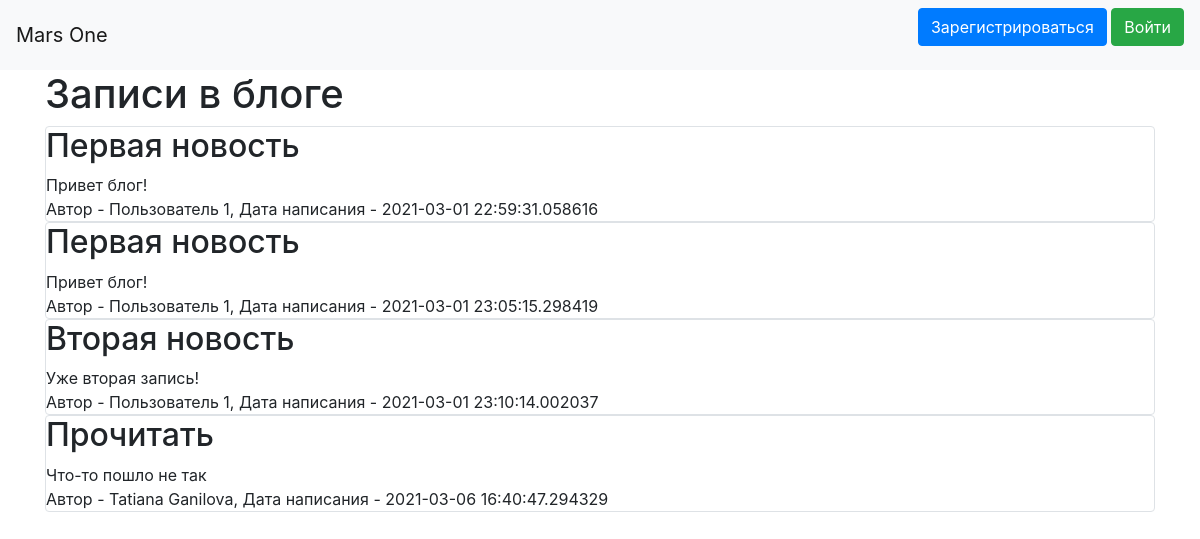
The page / on the database its author committed.
### data/news.py (models this page shows)
class News(SqlAlchemyBase):
    __tablename__ = 'news'
    id = sqlalchemy.Column(sqlalchemy.Integer,
                           primary_key=True, autoincrement=True)
    title = sqlalchemy.Column(sqlalchemy.String, nullable=True)
    content = sqlalchemy.Column(sqlalchemy.String, nullable=True)
    created_date = sqlalchemy.Column(sqlalchemy.DateTime,
                                     default=datetime.datetime.now)
    is_private = sqlalchemy.Column(sqlalchemy.Boolean, default=True)
    user_id = sqlalchemy.Column(sqlalchemy.Integer,
                                sqlalchemy.ForeignKey("users.id"))
    user = orm.relation('User')
    categories = orm.relation("Category",
                              secondary="association",
                              backref="news")

### data/users.py (models this page shows, shortened)
class User(SqlAlchemyBase, UserMixin):
    __tablename__ = 'users'
    id = sqlalchemy.Column(sqlalchemy.Integer,
                           primary_key=True, autoincrement=True)
    name = sqlalchemy.Column(sqlalchemy.String, nullable=True)
    about = sqlalchemy.Column(sqlalchemy.String, nullable=True)
    email = sqlalchemy.Column(sqlalchemy.String,
                              index=True, unique=True, nullable=True)
    hashed_password = sqlalchemy.Column(sqlalchemy.String, nullable=True)
    created_date = sqlalchemy.Column(sqlalchemy.DateTime,
                                     default=datetime.datetime.now)
    news = orm.relation("News", back_populates='user')

### main_app.py (the view)
@app.route("/")
def index():
    db_sess = db_session.create_session()
    if current_user.is_authenticated:
        news = db_sess.query(News).filter(
            (News.user == current_user) | (News.is_private != True))
    else:
        news = db_sess.query(News).filter(News.is_private != True)
    return render_template("index.html", news=news)

### data/db_session.py (called while the page is built)
def create_session() -> Session:
    global __factory
    return __factory()

### templates/index.html (shortened to what this page needs)
{% extends "base.html" %}
{% block content %}
<h1>Записи в блоге</h1>
{% for item in news%}
<div class="col-md6 border rounded">
    <h2>{{item.title}}</h2>
    <div>
        {{item.content}}
    </div>
    <div>
        Автор - {{item.user.name}}, Дата написания - {{item.created_date}}
    </div>
</div>
{% endfor %}
{% endblock %}

### templates/base.html (shortened to what this page needs)
<!doctype html>
<html lang="en">
<head>
    <link rel="stylesheet"
          href="https://stackpath.bootstrapcdn.com/bootstrap/4.4.1/css/bootstrap.min.css"
>
</head>
<body>
<header>
    <nav class="navbar navbar-light bg-light">
        <a class="navbar-brand" href="#">Mars One</a>
        {% if current_user.is_authenticated %}
            <a class="navbar-brand" href="/logout">{{ current_user.name }}</a>
        {% else %}
        <p>
            <a class="btn btn-primary " href="/register">Зарегистрироваться</a>
            <a class="btn btn-success" href="/login">Войти</a>
        </p>
        {% endif %}
    </nav>
</header>
<main role="main" class="container">
    {% block content %}{% endblock %}
</main>
</body>
</html>

### rows shown on the page
News: title "Первая новость", content "Привет блог!", user.name "Пользователь 1", created_date "2021-03-01 22:59:31.058616"
News: title "Первая новость", content "Привет блог!", user.name "Пользователь 1", created_date "2021-03-01 23:05:15.298419"
News: title "Вторая новость", content "Уже вторая запись!", user.name "Пользователь 1", created_date "2021-03-01 23:10:14.002037"
News: title "Прочитать", content "Что-то пошло не так", user.name "Tatiana Ganilova", created_date "2021-03-06 16:40:47.294329"
